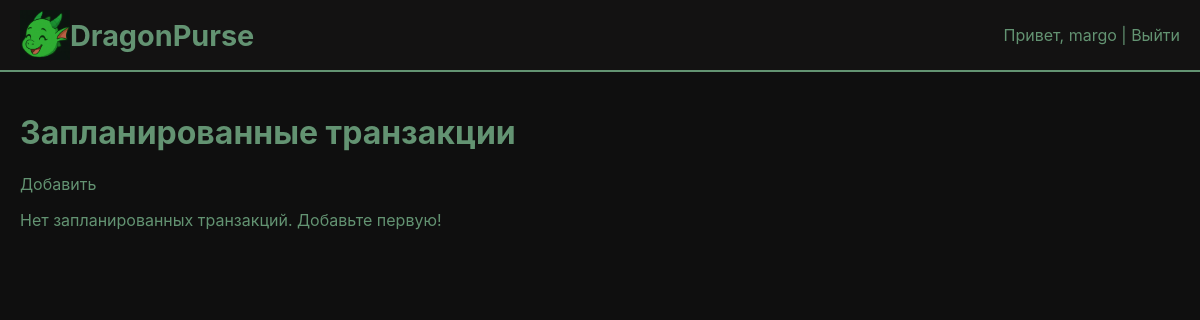
The app's page /planned/ (signed in), older data.
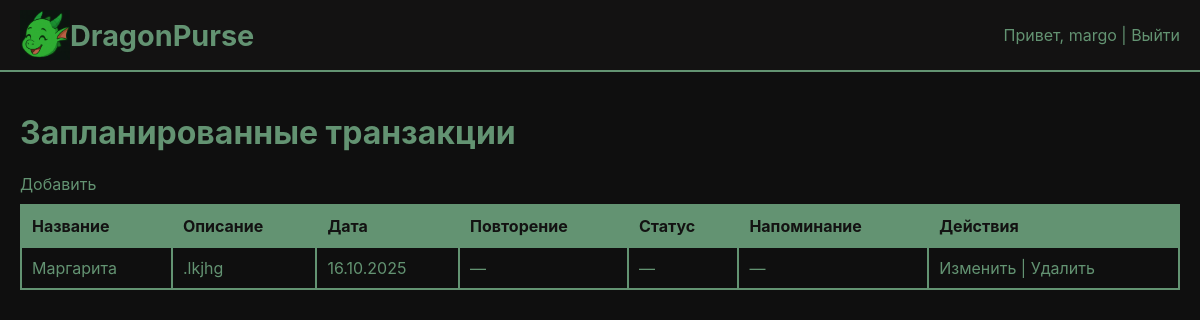
The same page, newer data.
### accounts/models.py (models this page shows, shortened)
class PlannedExpense(models.Model):
    REPEAT_CHOICES = [
        ('daily', 'Раз в день'),
        ('weekly', 'Раз в неделю'),
        ('monthly', 'Раз в месяц'),
        ('yearly', 'Раз в год'),
    ]
    STATUS_CHOICES = [
        ('in_progress', 'В работе'),
        ('completed', 'Выполнен'),
        ('deferred', 'Перенос'),
    ]
    user = models.ForeignKey(User, on_delete=models.CASCADE, related_name='planned_expenses')
    name = models.CharField(max_length=255)
    description = models.TextField(null=True, blank=True)
    date = models.DateField()
    repeat = models.CharField(max_length=10, choices=REPEAT_CHOICES, null=True, blank=True)
    status = models.CharField(max_length=50, choices=STATUS_CHOICES, null=True, blank=True)
    reminder = models.BooleanField(default=False)
    reminder_time = models.TimeField(null=True, blank=True)

### accounts/views.py (the view)
# urls.py: path('planned/', planned_expense_list, name='planned_expense_list'),
@login_required
def planned_expense_list(request):
    today = timezone.localdate()
    now_time = timezone.localtime().time()
    planned_items = PlannedExpense.objects.filter(user=request.user)
    for expense in planned_items:
        if expense.reminder and expense.date == today:
            exists = Notification.objects.filter(
                user=request.user,
                message__icontains=expense.name,
                created_at__date=today
            ).exists()
            if not exists:
                Notification.objects.create(
                    user=request.user,
                    message=f"🔔 Напоминание: сегодня запланирована транзакция '{expense.name}'!"
                )
    return render(request, 'accounts/planned_expense_list.html', {'planned_items': planned_items})

### accounts/templates/accounts/planned_expense_list.html
{% extends "accounts/base.html" %}
{% block content %}
<h1>Запланированные транзакции</h1>
<a href="{% url 'planned_expense_create' %}" class="button">Добавить</a>
{% if planned_items %}
<table border="1" cellpadding="8" style="border-collapse:collapse; width:100%; margin-top:10px;">
  <thead style="background:#f5f5f5;">
    <tr>
      <th>Название</th>
      <th>Описание</th>
      <th>Дата</th>
      <th>Повторение</th>
      <th>Статус</th>
      <th>Напоминание</th>
      <th>Действия</th>
    </tr>
  </thead>
  <tbody>
    {% for item in planned_items %}
    <tr>
      <td>{{ item.name }}</td>
      <td>{{ item.description|default:"—" }}</td>
      <td>{{ item.date|date:"d.m.Y" }}</td>
      <td>{{ item.get_repeat_display|default:"—" }}</td>
      <td>{{ item.get_status_display|default:"—" }}</td>
      <td>{% if item.reminder %}✅{% else %}—{% endif %}</td>
      <td>
        <a href="{% url 'planned_expense_edit' item.pk %}">Изменить</a> |
        <a href="{% url 'planned_expense_delete' item.pk %}">Удалить</a>
      </td>
    </tr>
    {% endfor %}
  </tbody>
</table>
{% else %}
<p>Нет запланированных транзакций. Добавьте первую!</p>
{% endif %}
{% endblock %}

Row changes from the older to the newer data that the page shows:
added PlannedExpense: name "Маргарита", description ".lkjhg", date "16.10.2025", repeat "—", status "—"
Text that changed along with them:
text no longer shown: "Нет запланированных транзакций. Добавьте первую!"
text now shown: "Название Описание Дата Повторение Статус Напоминание Действия"
